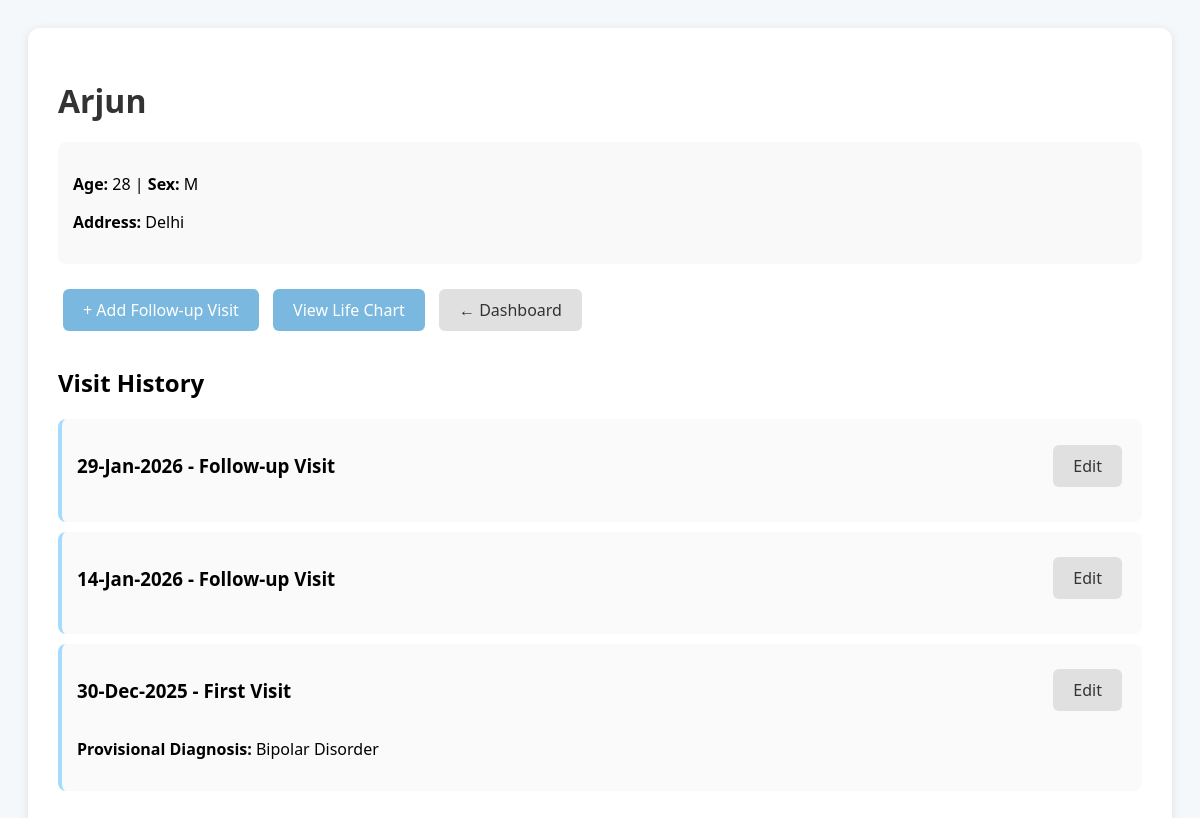
/patient/1 (signed in), run on an earlier commit of the app's database.
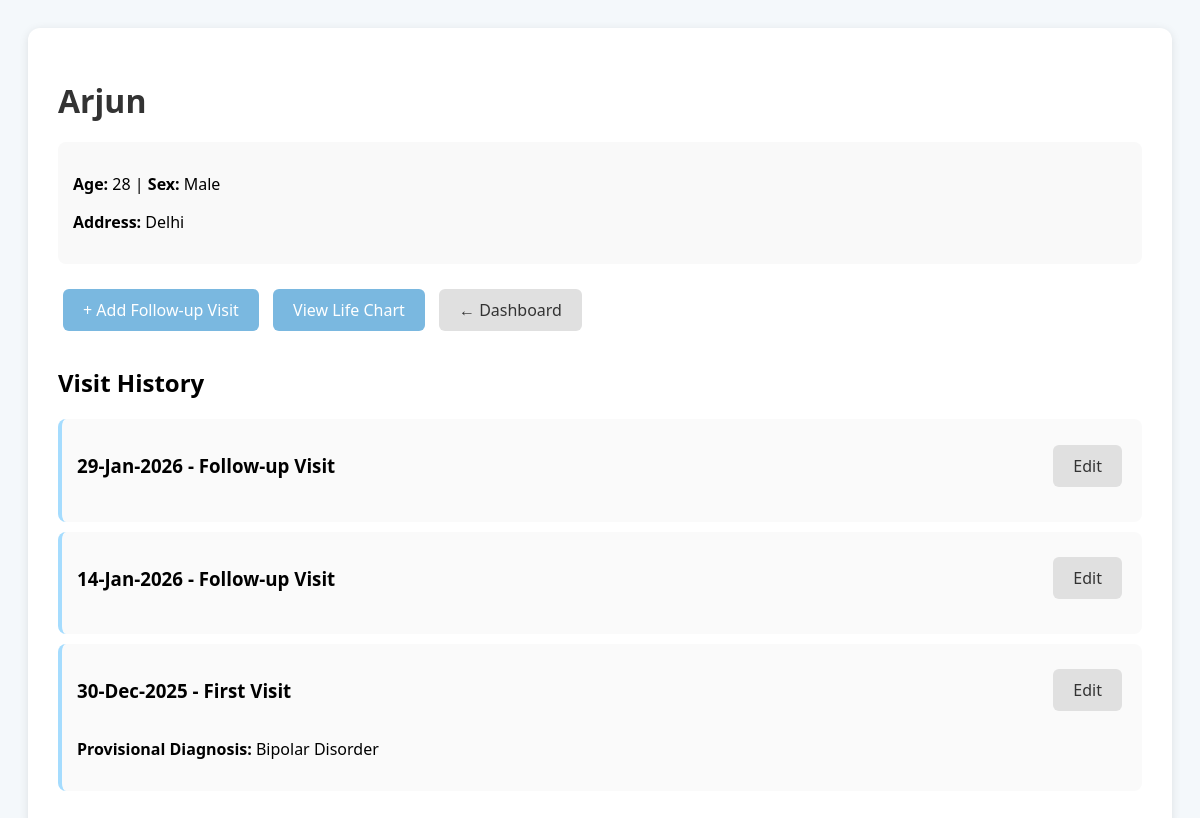
And on a later commit of the database.
### models.py (models this page shows)
class Patient(db.Model):
    __tablename__ = 'patients'
    id = db.Column(db.Integer, primary_key=True)
    name = db.Column(db.String(100), nullable=False)
    age = db.Column(db.Integer, nullable=False)
    sex = db.Column(db.String(10), nullable=False)
    address = db.Column(db.Text)
    doctor_id = db.Column(db.Integer, db.ForeignKey('doctors.id'), nullable=False)
    phone = db.Column(db.String(20))  # Optional Phone
    attender_name = db.Column(db.String(100))
    attender_relation = db.Column(db.String(50))
    attender_reliability = db.Column(db.String(10))  # 'Yes' or 'No'
    personal_notes = db.Column(db.Text)  # Doctor's personal ID notes
    visits = db.relationship('Visit', backref='patient', lazy=True, cascade='all, delete-orphan')

class Visit(db.Model):
    __tablename__ = 'visits'
    id = db.Column(db.Integer, primary_key=True)
    patient_id = db.Column(db.Integer, db.ForeignKey('patients.id'), nullable=False)
    date = db.Column(db.Date, nullable=False)
    visit_type = db.Column(db.String(20), nullable=False)  # 'First' or 'Follow-up'
    provisional_diagnosis = db.Column(db.Text)
    differential_diagnosis = db.Column(db.Text)
    next_visit_date = db.Column(db.Date)
    note = db.Column(db.Text)
    symptom_entries = db.relationship('SymptomEntry', backref='visit', lazy=True, cascade='all, delete-orphan')
    medication_entries = db.relationship('MedicationEntry', backref='visit', lazy=True, cascade='all, delete-orphan')
    side_effect_entries = db.relationship('SideEffectEntry', backref='visit', lazy=True, cascade='all, delete-orphan')
    mse_entries = db.relationship('MSEEntry', backref='visit', lazy=True, cascade='all, delete-orphan')
    stressor_entries = db.relationship('StressorEntry', backref='visit', lazy=True, cascade='all, delete-orphan')
    personality_entries = db.relationship('PersonalityEntry', backref='visit', lazy=True, cascade='all, delete-orphan')

### app.py (the view)
@app.route('/patient/<int:patient_id>')
@login_required
def patient_detail(patient_id):
    patient = Patient.query.get_or_404(patient_id)
    visits = Visit.query.filter_by(patient_id=patient_id).order_by(Visit.date.desc()).all()
    return render_template('patient_detail.html', patient=patient, visits=visits)

### app.py (called while the page is built)
@app.context_processor
def utility_processor():
    return dict(format_frequency=format_frequency)

def login_required(f):
    @wraps(f)
    def decorated_function(*args, **kwargs):
        if 'logged_in' not in session and 'guest' not in session:
            flash('Please log in to access this page.', 'error')
            return redirect(url_for('landing'))
        return f(*args, **kwargs)
    return decorated_function

### templates/patient_detail.html (shortened to what this page needs)
<!DOCTYPE html>
<html lang="en">
<head>
</head>
<body>
    <div class="container">
        <h1>{{ patient.name }}</h1>
        <div class="patient-info">
            <p><strong>Age:</strong> {{ patient.age }} | <strong>Sex:</strong> {{ patient.sex }}</p>
            <p><strong>Address:</strong> {{ patient.address or 'Not provided' }}</p>
        </div>
        <div>
            <a href="{{ url_for('add_visit', patient_id=patient.id) }}" class="btn btn-primary">+ Add Follow-up Visit</a>
            <a href="{{ url_for('life_chart', patient_id=patient.id) }}" class="btn btn-primary">View Life Chart</a>
            <a href="{{ url_for('dashboard') }}" class="btn btn-secondary">← Dashboard</a>
        </div>
        <div class="visits-list">
            <h2>Visit History</h2>
            {% for visit in visits %}
            <div class="visit-item">
                <div class="visit-header">
                    <h3>{{ visit.date.strftime('%d-%b-%Y') }} - {{ visit.visit_type }} Visit</h3>
                    <a href="{{ url_for('edit_visit', visit_id=visit.id) }}" class="btn btn-secondary">Edit</a>
                </div>
                {% if visit.provisional_diagnosis %}
                <p><strong>Provisional Diagnosis:</strong> {{ visit.provisional_diagnosis }}</p>
                {% endif %}
            </div>
            {% endfor %}
        </div>
    </div>
</body>
</html>

### templates/patient_detail.html (style rules this page uses)
body { font-family: 'Segoe UI', sans-serif; background: #f4f8fb; padding: 20px; }
.container { max-width: 1200px; margin: 0 auto; background: white; padding: 30px; border-radius: 12px; box-shadow: 0 2px 10px rgba(0,0,0,0.1); }
h1 { color: #333; margin-bottom: 20px; }
.patient-info { background: #f9f9f9; padding: 15px; border-radius: 8px; margin-bottom: 20px; }
.btn { padding: 10px 20px; border: none; border-radius: 6px; cursor: pointer; text-decoration: none; display: inline-block; margin: 5px; }
.btn-primary { background: #7ab8e0; color: white; }
.btn-secondary { background: #e0e0e0; color: #333; }
.visits-list { margin-top: 30px; }
.visit-item { background: #fafafa; padding: 15px; margin-bottom: 10px; border-radius: 8px; border-left: 4px solid #A5DCFE; }
.visit-header { display: flex; justify-content: space-between; align-items: center; margin-bottom: 10px; }

What changed in the data, as far as the page shows it:
changed Patient "Arjun": sex "M" → "Male"
